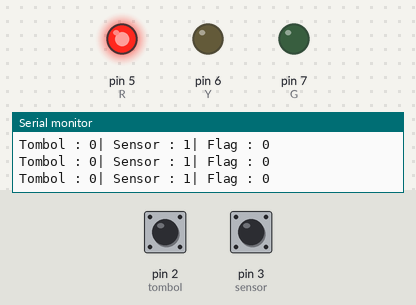
The sketch below on a simulated Arduino Uno, built with avr-gcc and run on an emulated ATmega328P. On the bench: output pins drawn as LEDs (lit = HIGH), the last lines printed to the serial monitor. Dashed ring = blinking. The test bench sets the inputs (shaded band); at power-on: pin 2 (tombol) LOW, pin 3 (sensor) HIGH.

Above: at 1.2 s.
1.3 s: pin 2 (tombol) pulled HIGH for 0.15 s
At 3.9 s:
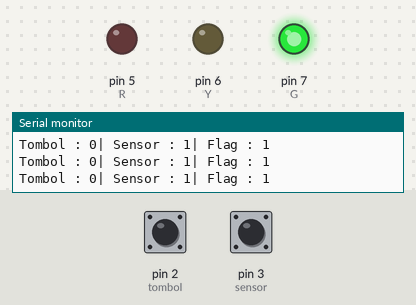
4.2 s: pin 3 (sensor) driven LOW
At 4.9 s:
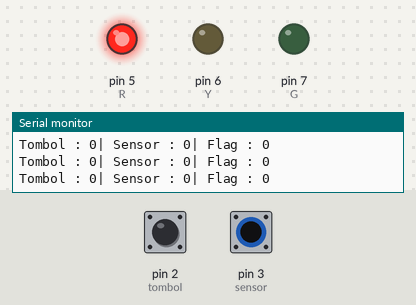
6.0 s: pin 2 (tombol) pulled HIGH for 1 s
At 7.1 s:
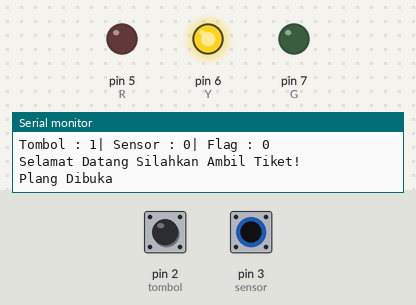
10.0 s: pin 2 (tombol) driven HIGH and pin 3 (sensor) driven HIGH
At 11.38 s:
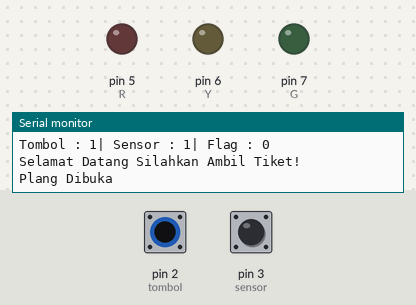
13.0 s: pin 3 (sensor) pulsed LOW 2 times (0.12 s each, 0.3 s apart)
At 17.1 s:
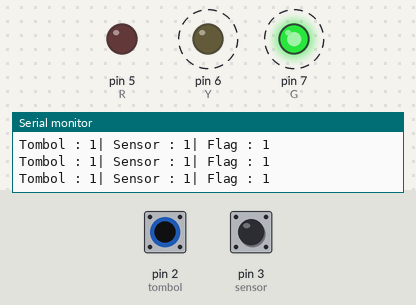
Timing chart, 0 to 17.6 s (numbered marks = the images above; inputs shaded):
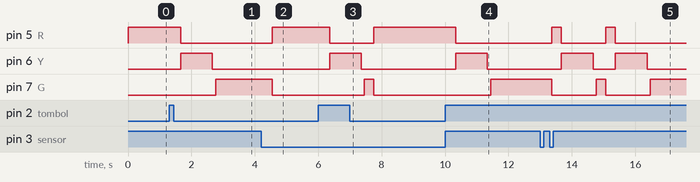

Measured:
- after the input at 1.3 s, pin 5 (R): HIGH → LOW after 0.36 s; pin 6 (Y): LOW → HIGH after 0.36 s, → LOW 1.0 s later; pin 7 (G): LOW → HIGH after 1.5 s
- after the input at 4.2 s, pin 5 (R): LOW → HIGH after 0.35 s; pin 7 (G): HIGH → LOW after 0.35 s
- after the input at 6.0 s, pin 5 (R): HIGH → LOW after 0.36 s, → HIGH 1.4 s later; pin 6 (Y): LOW → HIGH after 0.36 s, → LOW 1.0 s later; pin 7 (G): LOW → HIGH after 1.5 s, → LOW 0.30 s later
- after the input at 10.0 s, pin 5 (R): HIGH → LOW after 0.34 s; pin 6 (Y): LOW → HIGH after 0.34 s, → LOW 1.0 s later; pin 7 (G): LOW → HIGH after 1.4 s
- after the input at 13.0 s, pin 5 (R), pin 7 (G): alternates HIGH for 0.30 s and LOW for 1.4 s, starting after 0.37 s; pin 6 (Y): alternates HIGH for 1.0 s and LOW for 0.70 s, starting after 0.67 s

The sketch:

Chalange1_Infrared.ino
```cpp
//INISIALISASI VARIABLE
int tombol=2;
int sensor=3;
int kunci=false;

int R=5;
int Y=6;
int G=7;


void setup() {
  Serial.begin(9600);
  pinMode(tombol, INPUT);
  pinMode(sensor, INPUT);
  pinMode(R, OUTPUT);
  pinMode(Y, OUTPUT);
  pinMode(G, OUTPUT);
  digitalWrite(R,HIGH);
  Serial.println("System Start");


}

void loop() {
 //BACA DATA / SENSOR
 int bacaTombol=digitalRead(tombol);
 int bacaSensor=digitalRead(sensor);

 //PRINT KE SERIAL
 Serial.print("Tombol : ");
 Serial.print(bacaTombol);
 Serial.print("| Sensor : ");
 Serial.print(bacaSensor);
 Serial.print("| Flag : ");
 Serial.print(kunci);
 Serial.println();

 //LOGIKA PROGRAM
 if(bacaTombol==true and kunci==false){
 delay(300);
 kunci=true;
 Serial.println("Selamat Datang Silahkan Ambil Tiket!");
 Serial.println("Plang Dibuka");
 digitalWrite(R,LOW);
 digitalWrite(Y,HIGH);
 delay(1000);
 digitalWrite(Y,LOW);
 delay(100);
 digitalWrite(G,HIGH);
 }

 if(bacaSensor==false and kunci==true){
  delay(300);
  kunci=false;
  Serial.print("Palang Ditutup");
  Serial.println();
  digitalWrite(G,LOW);
  digitalWrite(R,HIGH);
 }

}
```
